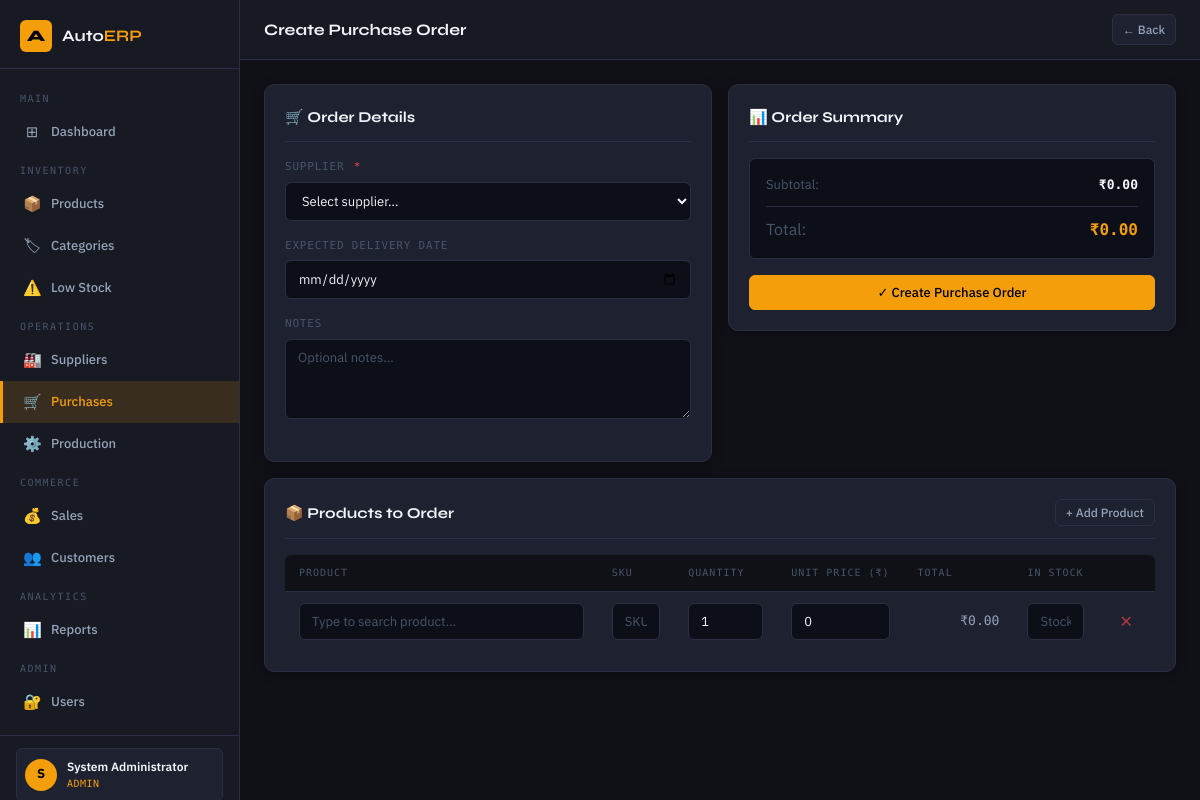
Page /purchases/create (signed in) on the committed database.
### tables this page shows
CREATE TABLE users (
    id          INTEGER PRIMARY KEY AUTOINCREMENT,
    username    TEXT UNIQUE NOT NULL,
    email       TEXT UNIQUE NOT NULL,
    full_name   TEXT NOT NULL,
    password_hash TEXT NOT NULL,
    role        TEXT NOT NULL DEFAULT 'staff',
    is_active   INTEGER NOT NULL DEFAULT 1,
    last_login  TEXT,
    created_at  TEXT DEFAULT (datetime('now'))
);

### app/routes/purchases.py (the view, shortened to what this page needs)
@purchases_bp.route('/create', methods=['GET', 'POST'])
@manager_required
def create_purchase():
    db        = get_db()
    suppliers = db.execute('SELECT * FROM suppliers WHERE is_active=1 ORDER BY name').fetchall()
    products  = db.execute('SELECT p.*,c.name AS cat_name FROM products p JOIN categories c ON c.id=p.category_id WHERE p.is_active=1 ORDER BY p.name').fetchall()
    db.close()
    return render_template('purchases/create_purchase.html',
                           suppliers=[dict(s) for s in suppliers],
                           products=[dict(p) for p in products])

### app/auth_helpers.py (called while the page is built)
def manager_required(f):
    @wraps(f)
    def decorated(*args, **kwargs):
        if 'user_id' not in session:
            flash('Please log in.', 'warning')
            return redirect(url_for('auth.login'))
        if session.get('user_role') not in ('admin', 'manager'):
            flash('Access denied. Manager role required.', 'danger')
            return redirect(url_for('dashboard.index'))
        return f(*args, **kwargs)
    return decorated

def get_current_user():
    uid = session.get('user_id')
    if not uid:
        return None
    db = get_db()
    user = db.execute('SELECT * FROM users WHERE id=?', (uid,)).fetchone()
    db.close()
    return dict(user) if user else None

### app/database.py (called while the page is built)
def get_db():
    conn = sqlite3.connect(DB_PATH)
    conn.row_factory = sqlite3.Row
    conn.execute("PRAGMA foreign_keys = ON")
    return conn

### app/templates/purchases/create_purchase.html (shortened to what this page needs)
{% extends "base.html" %}
{% block page_title %}Create Purchase Order{% endblock %}
{% block topbar_actions %}<a href="{{ url_for('purchases.index') }}" class="btn btn-secondary btn-sm">← Back</a>{% endblock %}
{% block content %}
<form method="POST" data-validate>
  <div style="display:grid;grid-template-columns:1fr 1fr;gap:16px;margin-bottom:16px">
    <div class="card">
      <div class="card-header"><div class="card-title">🛒 Order Details</div></div>
      <div class="form-group">
        <label class="form-label">Supplier <span class="required">*</span></label>
        <select name="supplier_id" class="form-control" required>
          <option value="">Select supplier…</option>
        </select>
      </div>
      <div class="form-group">
        <label class="form-label">Expected Delivery Date</label>
        <input type="date" name="expected_date" class="form-control">
      </div>
      <div class="form-group">
        <label class="form-label">Notes</label>
        <textarea name="notes" class="form-control" rows="3" placeholder="Optional notes…"></textarea>
      </div>
    </div>
    <div class="card" style="align-self:start">
      <div class="card-header"><div class="card-title">📊 Order Summary</div></div>
      <div style="background:var(--bg-input);border:1px solid var(--border);border-radius:var(--radius);padding:16px">
        <div style="display:flex;justify-content:space-between;margin-bottom:8px;font-size:13px">
          <span class="text-muted">Subtotal:</span><span class="mono fw-bold" id="subtotal-display">₹0.00</span>
        </div>
        <hr class="divider" style="margin:10px 0">
        <div style="display:flex;justify-content:space-between;font-size:16px">
          <span class="text-muted">Total:</span><span class="mono fw-bold text-accent" id="grand-total">₹0.00</span>
        </div>
      </div>
      <div style="margin-top:16px">
        <button type="submit" class="btn btn-primary" style="width:100%;justify-content:center">✓ Create Purchase Order</button>
      </div>
    </div>
  </div>
  <div class="card">
    <div class="card-header">
      <div class="card-title">📦 Products to Order</div>
      <button type="button" id="add-item-btn" class="btn btn-secondary btn-sm">+ Add Product</button>
    </div>
    <div class="table-wrapper">
      <table id="line-items-table">
        <thead>
          <tr>
            <th style="width:38%">Product</th><th style="width:9%">SKU</th>
            <th style="width:12%">Quantity</th><th style="width:14%">Unit Price (₹)</th>
            <th style="width:13%">Total</th><th style="width:9%">In Stock</th><th style="width:5%"></th>
          </tr>
        </thead>
        <tbody></tbody>
      </table>
    </div>
  </div>
</form>
{% endblock %}

### app/templates/base.html (shortened to what this page needs)
<!DOCTYPE html>
<html lang="en">
<head>
  <link rel="stylesheet" href="{{ url_for('static', filename='css/main.css') }}">
</head>
<body>
<div class="layout">
  <aside class="sidebar">
    <div class="sidebar-brand">
      <div class="sidebar-logo">A</div>
      <div class="sidebar-brand-name">Auto<span>ERP</span></div>
    </div>
    <nav class="sidebar-nav">
      <div class="nav-section-label">Main</div>
      <a class="nav-item" href="{{ url_for('dashboard.index') }}">
        <span class="nav-icon">⊞</span> Dashboard
      </a>
      <div class="nav-section-label">Inventory</div>
      <a class="nav-item" href="{{ url_for('inventory.index') }}">
        <span class="nav-icon">📦</span> Products
      </a>
      <a class="nav-item" href="{{ url_for('inventory.categories') }}">
        <span class="nav-icon">🏷</span> Categories
      </a>
      <a class="nav-item" href="{{ url_for('inventory.low_stock') }}">
        <span class="nav-icon">⚠️</span> Low Stock
      </a>
      <div class="nav-section-label">Operations</div>
      <a class="nav-item" href="{{ url_for('suppliers.index') }}">
        <span class="nav-icon">🏭</span> Suppliers
      </a>
      <a class="nav-item" href="{{ url_for('purchases.index') }}">
        <span class="nav-icon">🛒</span> Purchases
      </a>
      <a class="nav-item" href="{{ url_for('production.index') }}">
        <span class="nav-icon">⚙️</span> Production
      </a>
      <div class="nav-section-label">Commerce</div>
      <a class="nav-item" href="{{ url_for('sales.index') }}">
        <span class="nav-icon">💰</span> Sales
      </a>
      <a class="nav-item" href="{{ url_for('sales.customers') }}">
        <span class="nav-icon">👥</span> Customers
      </a>
      <div class="nav-section-label">Analytics</div>
      <a class="nav-item" href="{{ url_for('reports.index') }}">
        <span class="nav-icon">📊</span> Reports
      </a>
      {% if current_user and current_user.role == 'admin' %}
      <div class="nav-section-label">Admin</div>
      <a class="nav-item" href="{{ url_for('auth.users') }}">
        <span class="nav-icon">🔐</span> Users
      </a>
      {% endif %}
    </nav>
    <div class="sidebar-footer">
      {% if current_user %}
      <div class="sidebar-user">
        <div class="sidebar-user-avatar">{{ current_user.full_name[0].upper() }}</div>
        <div class="sidebar-user-info">
          <div class="sidebar-user-name">{{ current_user.full_name }}</div>
          <div class="sidebar-user-role">{{ current_user.role }}</div>
        </div>
      </div>
      {% endif %}
    </div>
  </aside>
  <div class="main-content">
    <header class="topbar">
      <div class="topbar-title">{% block page_title %}{% endblock %}</div>
      <div class="topbar-actions">{% block topbar_actions %}{% endblock %}</div>
    </header>
    <main class="page-content">
      {% block content %}{% endblock %}
    </main>
  </div>
</div>
</body>
</html>

### rows in the picture
users: full_name "S", full_name "System Administrator", role "ADMIN"
